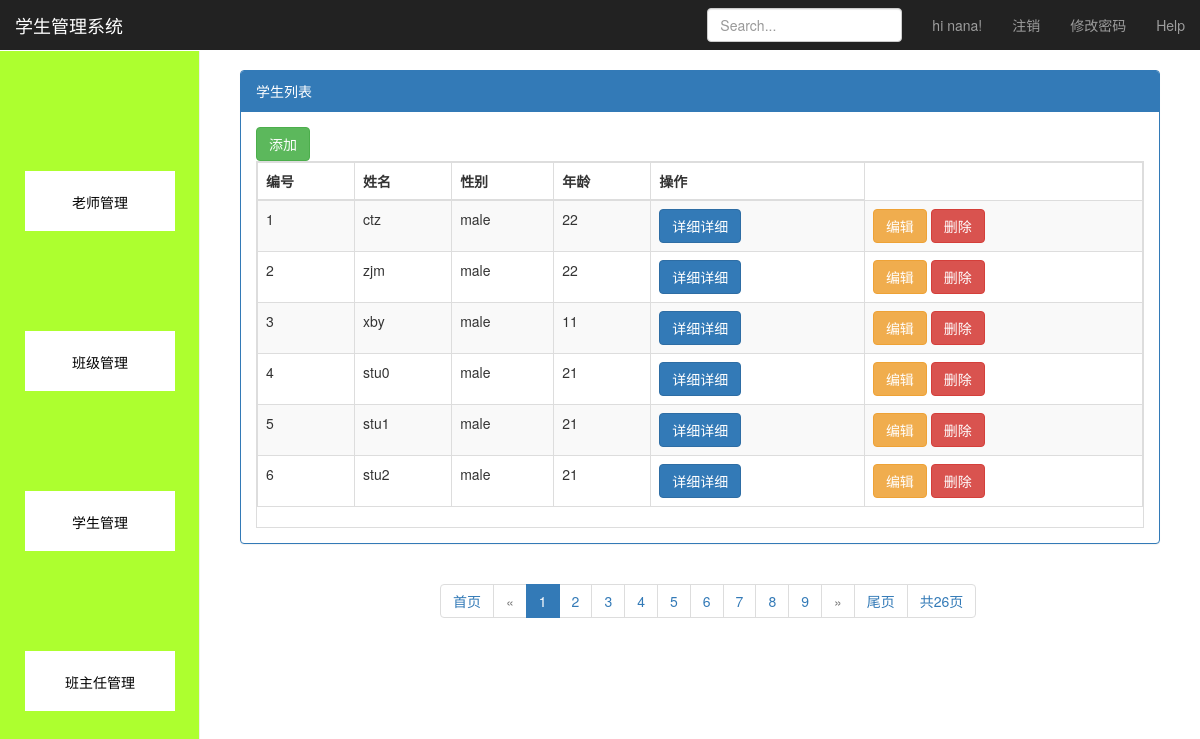
The page /appStudent/StudentList/ (signed in) on the database its author committed.
### app01/models.py (models this page shows)
class Student(models.Model):
    sname=models.CharField(max_length=32)
    age=models.IntegerField()
    sex_choice=(("male","男"),("female","女"))
    sex=models.CharField(max_length=10,choices=sex_choice)
    email=models.CharField(max_length=32)
    addr=models.CharField(max_length=32)
    phone=models.CharField(max_length=32)
    headmaster=models.ForeignKey("Headmaster")
    classes=models.ForeignKey("Class")

### app01/views.py (the view)
    def inner(request,*args,**kwargs):
        isLogin = request.session.get("isLogin")
        if isLogin:
            ret=fun(request,*args,**kwargs)
            return ret
        else:
            return redirect("/login/")

### app01/views.py (called while the page is built)
def CheckLogin(fun):
    def inner(request,*args,**kwargs):
        isLogin = request.session.get("isLogin")
        if isLogin:
            ret=fun(request,*args,**kwargs)
            return ret
        else:
            return redirect("/login/")
    return inner

### appStudent/views.py (called while the page is built)
@CheckLogin
def StudentList(request):
    studentlist=models.Student.objects.all()
    paginator=Paginator(studentlist,6)
    pageNums=paginator.num_pages
    num=request.GET.get("page",1)
    currentPage=int(num)
    if pageNums>9:
        if currentPage-5<1:
            page_range=range(1,10)
        elif currentPage+5>pageNums:
            page_range=range(currentPage-5,pageNums+1)
        else:
            page_range=range(currentPage-5,currentPage+5)
    else:
        page_range = paginator.page_range
    studentlist=paginator.page(num)
    return render(request,"StudentList.html",{"studentlist":studentlist,"page_range":page_range,"pageNums":pageNums,"currentPage":currentPage})

### templates/StudentList.html
{% extends "Dashboard.html" %}
{% block content %}
    <div class="panel panel-primary">
        <div class="panel-heading">学生列表</div>
        <div class="panel-body">
            <div class="row my-table-tool">
                <div class="col-md-12">
                    <a href="/appStudent/addStudent/">
                        <button class="btn btn-success" data-toggle="modal" data-target="#myModal">添加</button>
                    </a>
                </div>
            </div>
            <div class="table-responsive table-bordered">
                <table id="t1" class="table table-striped table-bordered">
                    <thead>
                    <tr>
                        <th>编号</th>
                        <th>姓名</th>
                        <th>性别</th>
                        <th>年龄</th>
                        <th>操作</th>
                    </tr>
                    </thead>
                    <tbody>
                    {% for stu in studentlist %}
                        <tr>
                            <td>{{ forloop.counter }}</td>
                            <td>{{ stu.sname }}</td>
                            <td>{{ stu.sex }}</td>
                            <td>{{ stu.age }}</td>
                            <td >
                            <a href="/appStudent/StudentDetail/?id={{ stu.id }}">
                                    <button class="btn btn-primary">详细详细</button>
                            </a>
                            </td>
                            <td>
                                <a href="/appStudent/editStudent/?id={{ stu.id }}">
                                    <button class="btn btn-warning">编辑</button>
                                </a>
                                <a href="/appStudent/delStudent/?id={{ stu.id }}">
                                    <button class="btn btn-danger">删除</button>
                                </a>
                            </td>
                        </tr>
                    {% endfor %}
                    </tbody>
                </table>
            </div>
        </div>
    </div>
    <nav aria-label="Page navigation" id="paging">
        <ul class="pagination">
        <li><a href="/appStudent/StudentList/?page=1">首页</a></li>
            {% if studentlist.has_previous %}
                <li>
                    <a href="/appStudent/StudentList/?page={{ studentlist.previous_page_number }}" aria-label="Previous">
                        <span aria-hidden="true">&laquo;</span>
                    </a>
                </li>
            {% else %}
                <li class="disabled">
                    <a href="#" aria-label="Previous">
                        <span aria-hidden="true">&laquo;</span>
                    </a>
                </li>
            {% endif %}
            {% for page in page_range %}
                {% if currentPage == page %}
                    <li class="active"><a href="/appStudent/StudentList/?page={{ page }}">{{ page }}</a></li>
                {% else %}
                    <li><a href="/appStudent/StudentList/?page={{ page }}">{{ page }}</a></li>
                {% endif %}
            {% endfor %}
            {% if BookList.has_next %}
                <li>
                    <a href="/appStudent/StudentList/?page={{ studentlist.next_page_number }}" aria-label="Next">
                        <span aria-hidden="true">&raquo;</span>
                    </a>
                </li>
            {% else %}
                <li class="disabled">
                    <a href="#" aria-label="Next">
                        <span aria-hidden="true">&raquo;</span>
                    </a>
                </li>
            {% endif %}
        <li><a href="/appStudent/StudentList/?page={{ pageNums }}">尾页</a></li>
        <li> <span>共{{ pageNums }}页</span></li>
        </ul>
    </nav>
{% endblock content %}

### templates/Dashboard.html (shortened to what this page needs)
<!DOCTYPE html>
<html lang="zh-CN">
<head>
    <link href="/static/Dashboard_files/bootstrap.min.css" rel="stylesheet">
    <link href="/static/Dashboard_files/ie10-viewport-bug-workaround.css" rel="stylesheet">
    <link href="/static/Dashboard_files/dashboard.css" rel="stylesheet">
</head>
<body>
<nav class="navbar navbar-inverse navbar-fixed-top">
    <div class="container-fluid">
        <div class="navbar-header">
            <a class="navbar-brand" href="#">学生管理系统</a>
        </div>
        <div id="navbar" class="navbar-collapse collapse">
            <ul class="nav navbar-nav navbar-right">
                <li><a href="">hi {{request.session.username}}!</a></li>
                <li><a href="/logout/">注销</a></li>
                <li><a href="/changpwd/">修改密码</a></li>
                <li><a href="#">Help</a></li>
            </ul>
            <form class="navbar-form navbar-right">
                <input type="text" class="form-control" placeholder="Search...">
            </form>
        </div>
    </div>
</nav>
<div class="container-fluid">
    <div class="row">
       <div class="col-sm-3 col-md-2 sidebar">
            <div class="menu">
            <a href="/appTeacher/TeacherList/" >
                <button>老师管理</button>
            </a>
        </div>
        <div class="menu">
            <a href="/appClass/ClassList/">
                <button>班级管理</button>
            </a>
        </div>
        <div class="menu" >
            <a href="/appStudent/StudentList" >
                <button>学生管理</button>
            </a>
        </div>
        <div class="menu">
            <a href="/appAuthor/AuthorList/">
                <button>班主任管理</button>
            </a>
        </div>
       </div>
        <div class="col-sm-9 col-sm-offset-3 col-md-10 col-md-offset-2 main">
           {% block content %}{% endblock content %}
        </div>
    </div>
</div>
</body>
</html>

### static/Dashboard_files/dashboard.css (style rules this page uses)
body { padding-top: 50px; }
.navbar-fixed-top { border: 0; }
.sidebar { display: none; }
@media (min-width: 768px) { .sidebar { position: fixed; top: 51px; bottom: 0; left: 0; z-index: 1000; display: block; padding: 20px; overflow-x: hidden; overflow-y: auto; background-color: #f5f5f5; border-right: 1px solid #eee; } }
.main { padding: 20px; }
@media (min-width: 768px) { .main { padding-right: 40px; padding-left: 40px; } }

### rows shown on the page
Student: sname "ctz", sex "male", age "22"
Student: sname "zjm", sex "male", age "22"
Student: sname "xby", sex "male", age "11"
Student: sname "stu0", sex "male", age "21"
Student: sname "stu1", sex "male", age "21"
Student: sname "stu2", sex "male", age "21"

### other values the page prints
{{ request.session.username }} "nana"
{{ page }} "1"
{{ page }} "2" "3" "4" "5" "6" "7" "8" "9"
{{ pageNums }} "26"
